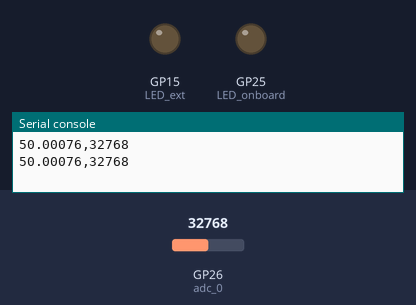
Recording of a program running on a simulated Raspberry Pi Pico running MicroPython. Shown: output pins drawn as LEDs (lit = HIGH), the last lines printed to the serial console. Inputs (shaded band) come from the test bench; at power-on: GP26 (adc_0) = 32768 (analog values on the 0–65535 scale).

Above: at 6.2 s.
6.3 s: GP26 (adc_0) set to 11168
8.2 s: GP26 (adc_0) set to 9888
At 9.7 s:
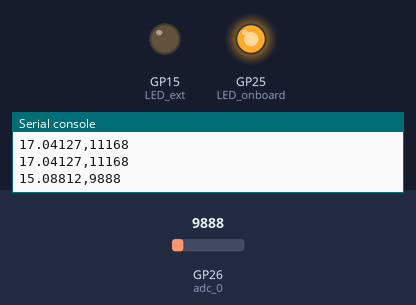
10.5 s: GP26 (adc_0) set to 1376
12.2 s: GP26 (adc_0) set to 1152
At 13.9 s:
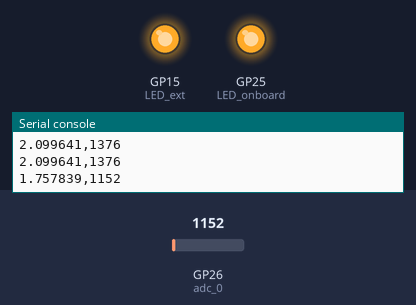
14.5 s: GP26 (adc_0) set to 19660
At 15.5 s:
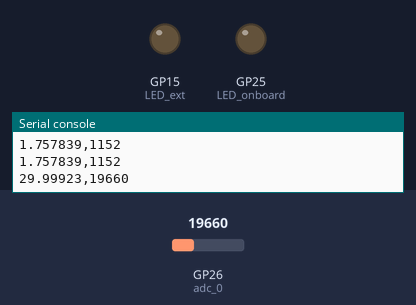
16.5 s: GP26 (adc_0) set to 7864
At 18.2 s:
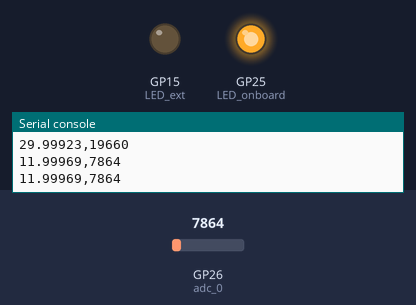
Timing chart, 0 to 19.5 s (numbered marks = the images above; inputs shaded):
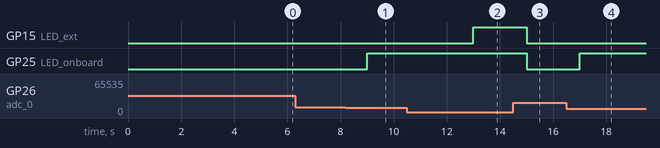

The program:

VAS_MPY_05_LDR_LED_V01.py
```python
""" Micro Python Script for Raspberry Pi PicoW

    ### Program Tasks:

    1) To read the analog signal from adc capable pin
    2) To print the value of analog signal from adc pin every 1-5 seconds
    3) At ADC pin 26 an LDR input is connected with its other leg connected to 5.1K Ohm resistor
    4) MCU prints the Raw adc value as well as brightness percentage
    5) If brightness percent is less than a threshold it blinks an external LED

"""

# Libraries and modules

import machine
from machine import Pin
import time

# System variables and pin assignment

Polling_frequency = 1
GPIO_ADC0 = 26                                # Pin 26 is ADC
ADC16_PC = 0.001525902                        # 100/65335
Brightness_percent = 0                        # Brightness level
LED_onboard = machine.Pin("LED", Pin.OUT)     # Onboard LED
LED_ext = machine.Pin(15, machine.Pin.OUT)    # External LED


# Setting up ADC on Pin 26
adc_0 = machine.ADC(machine.Pin(GPIO_ADC0))   # Pin 26

# Initial startup
time.sleep(5)

while True:

    ADC0_val = adc_0.read_u16()
    Brightness_percent = ADC0_val*ADC16_PC
    print(Brightness_percent, ADC0_val, sep = ',')

    if (Brightness_percent < 2.0):
        LED_ext.on()
    elif (Brightness_percent < 16.0):
        LED_onboard.on()
    else:
        LED_ext.off()
        LED_onboard.off()

    time.sleep(Polling_frequency)
```

Measured:
- the behaviour switches between 10496 and 10480 on GP26 (adc_0) (found by bisection; images 0 and 1)
- the behaviour switches between 1312 and 1296 on GP26 (adc_0) (found by bisection; images 1 and 2)
- after the input at 8.2 s, GP25 (LED_onboard): LOW → HIGH after 0.80 s
- after the input at 12.2 s, GP15 (LED_ext): LOW → HIGH after 0.80 s
- after the input at 14.5 s, GP15 (LED_ext), GP25 (LED_onboard): HIGH → LOW after 0.50 s
- after the input at 16.5 s, GP25 (LED_onboard): LOW → HIGH after 0.50 s
